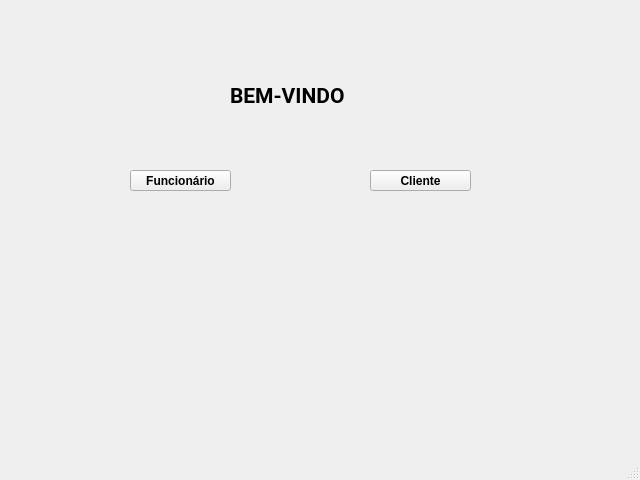
<?xml version="1.0" encoding="UTF-8"?>
<ui version="4.0">
 <class>MainWindow</class>
 <widget class="QMainWindow" name="MainWindow">
  <property name="geometry">
   <rect>
    <x>0</x>
    <y>0</y>
    <width>640</width>
    <height>480</height>
   </rect>
  </property>
  <property name="windowTitle">
   <string>Controle de Estoque</string>
  </property>
  <widget class="QWidget" name="centralwidget">
   <widget class="QLabel" name="label">
    <property name="geometry">
     <rect>
      <x>230</x>
      <y>80</y>
      <width>141</width>
      <height>31</height>
     </rect>
    </property>
    <property name="font">
     <font>
      <family>Roboto</family>
      <pointsize>16</pointsize>
      <weight>75</weight>
      <bold>true</bold>
     </font>
    </property>
    <property name="text">
     <string>BEM-VINDO</string>
    </property>
   </widget>
   <widget class="QPushButton" name="pushButton">
    <property name="geometry">
     <rect>
      <x>130</x>
      <y>170</y>
      <width>101</width>
      <height>21</height>
     </rect>
    </property>
    <property name="font">
     <font>
      <weight>75</weight>
      <bold>true</bold>
     </font>
    </property>
    <property name="text">
     <string>Funcionário</string>
    </property>
   </widget>
   <widget class="QPushButton" name="pushButton_2">
    <property name="geometry">
     <rect>
      <x>370</x>
      <y>170</y>
      <width>101</width>
      <height>21</height>
     </rect>
    </property>
    <property name="font">
     <font>
      <weight>75</weight>
      <bold>true</bold>
     </font>
    </property>
    <property name="text">
     <string>Cliente</string>
    </property>
   </widget>
  </widget>
  <widget class="QStatusBar" name="statusbar"/>
 </widget>
 <resources/>
 <connections/>
</ui>
